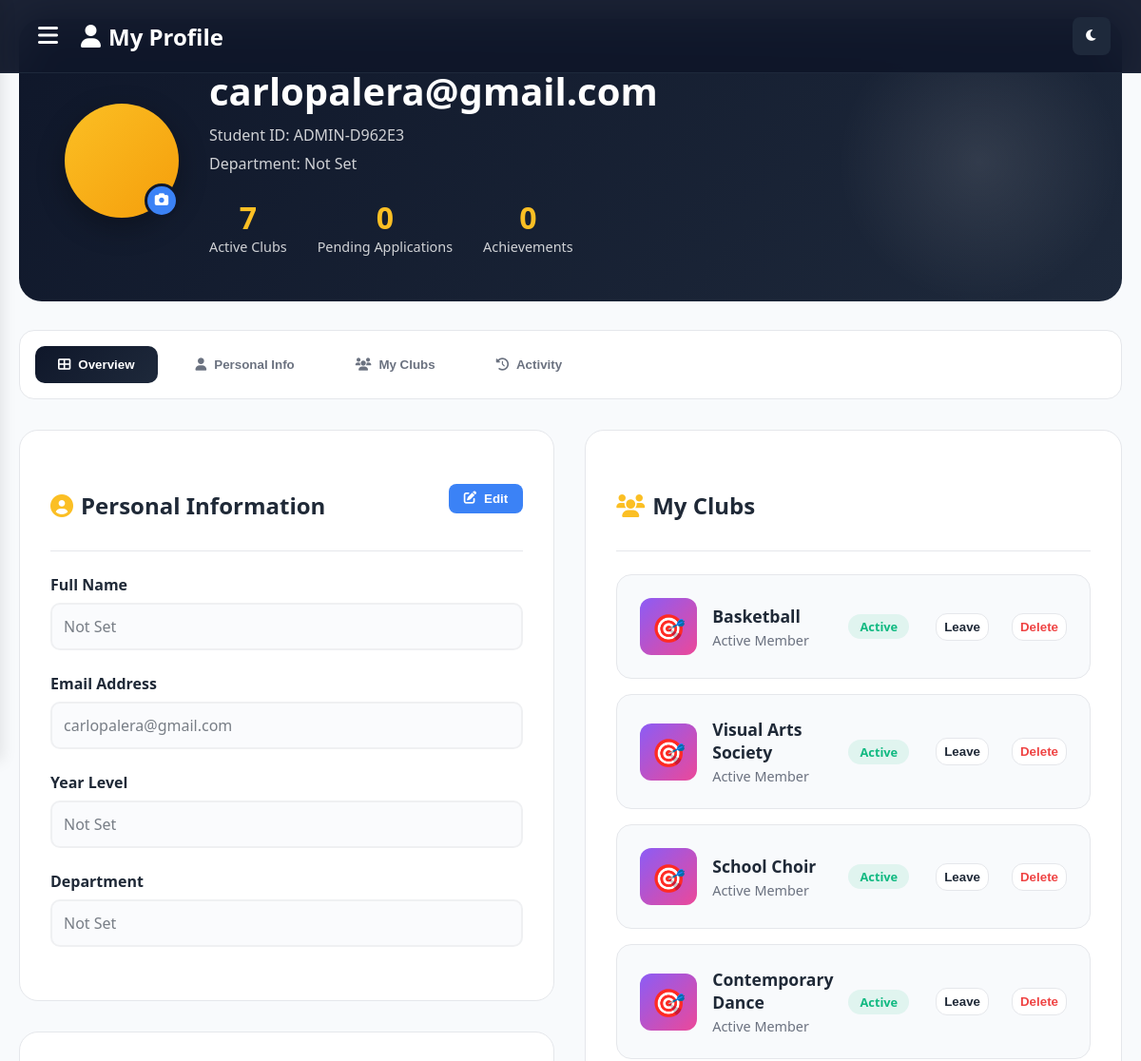
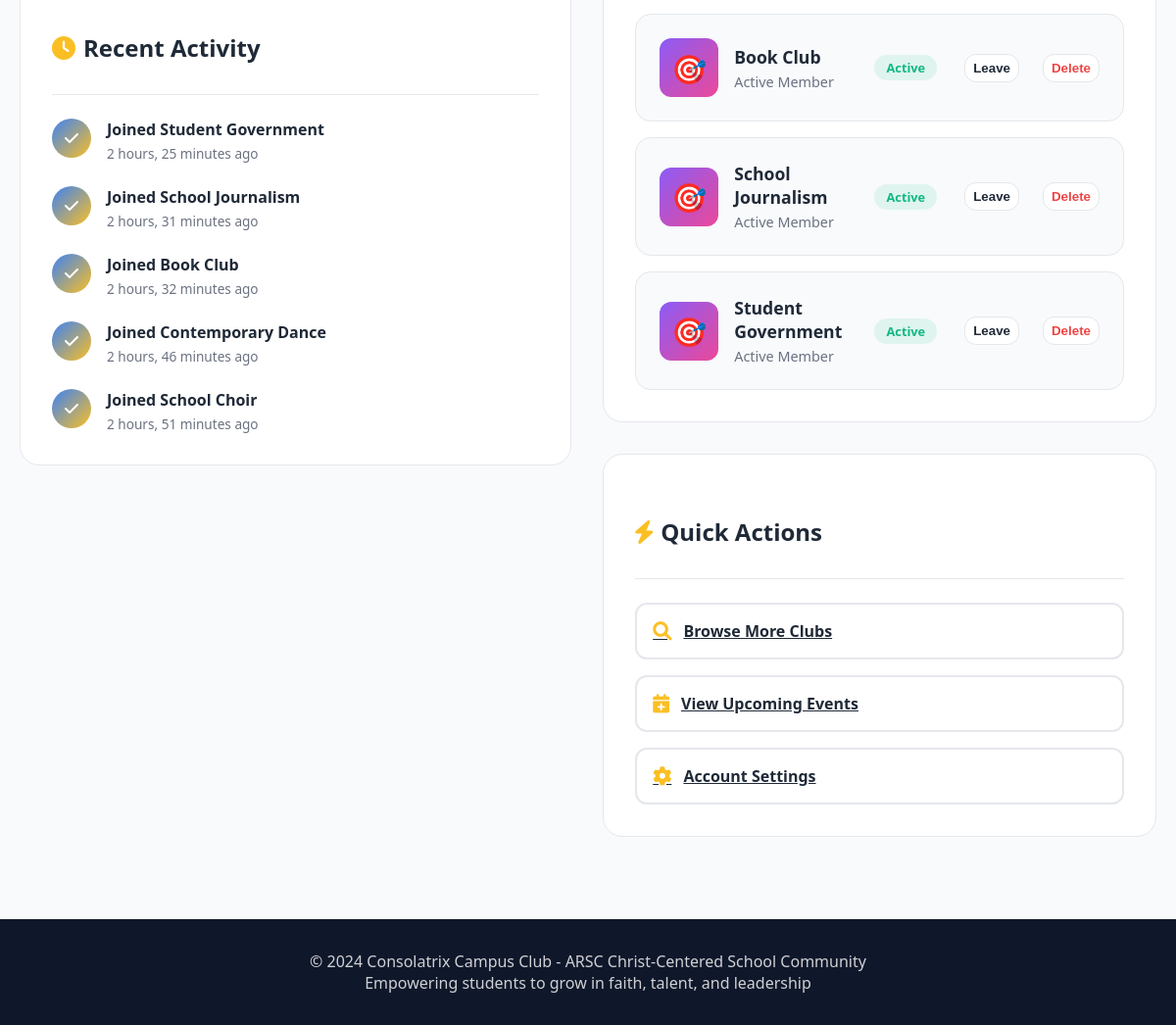
The page /profile/ (signed in) on the database its author committed (2 pictures, top to bottom).
### CCC/models.py (models this page shows, shortened)
class User(AbstractUser):
    groups = models.ManyToManyField(
        'auth.Group',
        verbose_name='groups',
        blank=True,
        related_name='ccc_users',
        related_query_name='ccc_user',
        help_text='The groups this user belongs to.'
    )
    department = models.CharField(
        max_length=100,
        blank=True,
        null=True,
        help_text="Student's department/college"
    )
    user_permissions = models.ManyToManyField(
        'auth.Permission',
        verbose_name='user permissions',
        blank=True,
        related_name='ccc_users_permissions',
        related_query_name='ccc_user_permission',
        help_text='Specific permissions for this user.'
    )
    email = models.EmailField(unique=True)
    username = models.CharField(max_length=150, blank=True)
    student_id = models.CharField(max_length=20, unique=True)  # Changed from 10 to 20
    year_level = models.IntegerField(null=True)
    phone = models.CharField(max_length=15, blank=True, default='')
    bio = models.TextField(blank=True)
    interests = models.JSONField(default=list)
    newsletter = models.BooleanField(default=False)
    objects = CustomUserManager()
    USERNAME_FIELD = 'email'
    REQUIRED_FIELDS = ['username']

class ClubApplication(models.Model):
    STATUS_PENDING = 'PENDING'
    STATUS_APPROVED = 'APPROVED'
    STATUS_REJECTED = 'REJECTED'
    STATUS_CHOICES = [
        (STATUS_PENDING, 'Pending'),
        (STATUS_APPROVED, 'Approved'),
        (STATUS_REJECTED, 'Rejected'),
    ]
    user = models.ForeignKey(
        settings.AUTH_USER_MODEL,
        on_delete=models.CASCADE,
        related_name='club_applications'
    )
    club = models.ForeignKey(Club, on_delete=models.CASCADE, related_name='applications')
    message = models.TextField(blank=True)
    status = models.CharField(
        max_length=20,
        choices=STATUS_CHOICES,
        default=STATUS_PENDING
    )
    created_at = models.DateTimeField(auto_now_add=True)
    reviewed_at = models.DateTimeField(null=True, blank=True)
    reviewer = models.ForeignKey(
        settings.AUTH_USER_MODEL,
        null=True,
        blank=True,
        on_delete=models.SET_NULL,
        related_name='reviewed_applications'
    )
    class Meta:
        unique_together = ('user', 'club')
        ordering = ['-created_at']

class Club(models.Model):
    name = models.CharField(max_length=150, unique=True)
    slug = models.SlugField(max_length=160, unique=True)
    description = models.TextField(blank=True)
    members = models.ManyToManyField(
        settings.AUTH_USER_MODEL,
        related_name='clubs',
        blank=True,
        help_text='Users who are accepted members of this club'
    )
    created_at = models.DateTimeField(auto_now_add=True)
    def member_count(self):
        return self.members.count()
    member_count.short_description = 'Members'

### CCC/views.py (the view)
# urls.py: path('profile/', views.profile, name='profile'),
@login_required
def profile(request):
    user = request.user
    active_clubs = user.clubs.all()  # uses ManyToMany related_name='clubs'
    all_apps = ClubApplication.objects.filter(user=user).select_related('club').order_by('-created_at')
    context = {
        'user': user,
        'active_clubs': active_clubs,
        'pending_applications': all_apps.filter(status=ClubApplication.STATUS_PENDING),
        'approved_applications': all_apps.filter(status=ClubApplication.STATUS_APPROVED),
        'rejected_applications': all_apps.filter(status=ClubApplication.STATUS_REJECTED),
    }
    return render(request, 'profile.html', context)

### CCC/templates/profile.html (shortened to what this page needs)
{% load static %}
<!DOCTYPE html>
<html lang="en">
<head>
    <link href="https://cdnjs.cloudflare.com/ajax/libs/font-awesome/6.0.0/css/all.min.css" rel="stylesheet">
</head>
<body>
    <nav class="navbar">
        <div class="nav-container">
            <div class="nav-left">
                <button class="menu-toggle" onclick="openSidebar()">
                    <i class="fas fa-bars"></i>
                </button>
                <a href="{% url 'profile' %}" class="logo">
                    <i class="fas fa-user"></i>
                    My Profile
                </a>
            </div>
            <div class="nav-right">
                <button class="theme-toggle" onclick="toggleTheme()">
                    <i class="fas fa-moon" id="theme-icon"></i>
                </button>
            </div>
        </div>
    </nav>
    <div class="profile-container">
        <div class="profile-header">
            <div class="profile-header-content">
                <div class="profile-avatar">
                    <div class="avatar-upload">
                        <i class="fas fa-camera"></i>
                    </div>
                </div>
                <div class="profile-info">
                    <h1>{{ user.get_full_name|default:user.email }}</h1>
                    <div class="student-id">Student ID: {{ user.student_id|default:"N/A" }}</div>
                    <div class="student-department">Department: {{ user.department|default:"Not Set" }}</div>
                    <div class="profile-stats">
                        <div class="stat-item">
                            <div class="stat-number">{{ active_clubs.count }}</div>
                            <div class="stat-label">Active Clubs</div>
                        </div>
                        <div class="stat-item">
                            <div class="stat-number">{{ pending_applications.count }}</div>
                            <div class="stat-label">Pending Applications</div>
                        </div>
                        <div class="stat-item">
                            <div class="stat-number">0</div>
                            <div class="stat-label">Achievements</div>
                        </div>
                    </div>
                </div>
            </div>
        </div>
        <div class="profile-tabs">
            <button class="tab-btn active" onclick="switchTab('overview')">
                <i class="fas fa-th-large"></i>
                Overview
            </button>
            <button class="tab-btn" onclick="switchTab('personal')">
                <i class="fas fa-user"></i>
                Personal Info
            </button>
            <button class="tab-btn" onclick="switchTab('clubs')">
                <i class="fas fa-users"></i>
                My Clubs
            </button>
            <button class="tab-btn" onclick="switchTab('activity')">
                <i class="fas fa-history"></i>
                Activity
            </button>
        </div>
        <div class="tab-content active" id="overview-tab">
            <div class="profile-grid">
                <div>
                    <div class="profile-card">
                        <div class="card-header">
                            <h3 class="card-title">
                                <i class="fas fa-user-circle"></i>
                                Personal Information
                            </h3>
                            <button class="edit-btn" onclick="switchTab('personal')">
                                <i class="fas fa-edit"></i>
                                Edit
                            </button>
                        </div>
                        <div class="form-group">
                            <label>Full Name</label>
                            <input type="text" value="{{ user.get_full_name|default:'Not Set' }}" disabled>
                        </div>
                        <div class="form-group">
                            <label>Email Address</label>
                            <input type="email" value="{{ user.email }}" disabled>
                        </div>
                        <div class="form-group">
                            <label>Year Level</label>
                            <input type="text" value="{% if user.year_level %}{{ user.year_level }}{% if user.year_level == '1' or user.year_level == 1 %}st{% elif user.year_level == '2' or user.year_level == 2 %}nd{% elif user.year_level == '3' or user.year_level == 3 %}rd{% else %}th{% endif %} Year{% else %}Not Set{% endif %}" disabled>
                        </div>
                        <div class="form-group">
                            <label>Department</label>
                            <input type="text" value="{{ user.department|default:'Not Set' }}" disabled>
                        </div>
                    </div>
                    <div class="profile-card" style="margin-top: 2rem;">
                        <div class="card-header">
                            <h3 class="card-title">
                                <i class="fas fa-clock"></i>
                                Recent Activity
                            </h3>
                        </div>
                        <div class="activity-timeline">
                            {% if approved_applications %}
                                {% for app in approved_applications|slice:":5" %}
                                <div class="activity-item">
                                    <div class="activity-icon">
                                        <i class="fas fa-check"></i>
                                    </div>
                                    <div class="activity-content">
                                        <div class="activity-title">Joined {{ app.club.name }}</div>
                                        <div class="activity-time">{{ app.reviewed_at|timesince }} ago</div>
                                    </div>
                                </div>
                                {% endfor %}
                            {% else %}
                                <p class="no-data">No recent activity</p>
                            {% endif %}
                        </div>
                    </div>
                </div>
                <div>
                    <div class="profile-card">
                        <div class="card-header">
                            <h3 class="card-title">
                                <i class="fas fa-users"></i>
                                My Clubs
                            </h3>
                        </div>
                        <div class="clubs-list">
                            {% if active_clubs %}
                                {% for club in active_clubs %}
                                <div class="club-item">
                                    <div class="club-icon arts">🎯</div>
                                    <div class="club-details">
                                        <div class="club-name">{{ club.name }}</div>
                                        <div class="club-role">Active Member</div>
                                    </div>
                                    <span class="club-status active">Active</span>
                                    <form class="leave-club-form" data-club-id="{{ club.id }}" style="margin-left:12px;">
                                        <button type="button" class="action-btn leave-btn" title="Leave club" style="background:#fff;border:1px solid var(--border-color);padding:6px 8px;">
                                            Leave
                                        </button>
                                    </form>
                                    {% if user.is_staff %}
                                    <form class="delete-club-form" data-club-id="{{ club.id }}" style="margin-left:8px;">
                                        <button type="button" class="action-btn delete-btn" title="Delete club" style="background:#fff;border:1px solid var(--border-color);padding:6px 8px;color:var(--accent-red);">
                                            Delete
                                        </button>
                                    </form>
                                    {% endif %}
                                </div>
                                {% endfor %}
                            {% else %}
                                <p class="no-data">You haven't joined any clubs yet. <a href="{% url 'clubs' %}">Browse clubs</a> to get started!</p>
                            {% endif %}
                        </div>
                    </div>
                    <div class="profile-card" style="margin-top: 2rem;">
                        <div class="card-header">
                            <h3 class="card-title">
                                <i class="fas fa-bolt"></i>
                                Quick Actions
                            </h3>
                        </div>
                        <div class="quick-actions">
                            <a href="{% url 'clubs' %}" class="action-btn">
                                <i class="fas fa-search"></i>
                                Browse More Clubs
                            </a>
                            <a href="{% url 'events' %}" class="action-btn">
                                <i class="fas fa-calendar-plus"></i>
                                View Upcoming Events
                            </a>
                            <a href="{% url 'settings' %}" class="action-btn">
                                <i class="fas fa-cog"></i>
                                Account Settings
                            </a>
                        </div>
                    </div>
                </div>
            </div>
        </div>
    </div>
    <footer class="footer">
        <p>&copy; 2024 Consolatrix Campus Club - ARSC Christ-Centered School Community</p>
        <p>Empowering students to grow in faith, talent, and leadership</p>
    </footer>
</body>
</html>

### rows shown on the page
User: get_full_name "carlopalera@gmail.com", student_id "ADMIN-D962E3", department "Not Set", get_full_name "Not Set", email "carlopalera@gmail.com", year_level "Not Set"
ClubApplication: club.name "Student Government", reviewed_at "2 hours, 25 minutes"
ClubApplication: club.name "School Journalism", reviewed_at "2 hours, 31 minutes"
ClubApplication: club.name "Book Club", reviewed_at "2 hours, 32 minutes"
ClubApplication: club.name "Contemporary Dance", reviewed_at "2 hours, 46 minutes"
ClubApplication: club.name "School Choir", reviewed_at "2 hours, 51 minutes"
Club: name "Basketball"
Club: name "Visual Arts Society"
Club: name "School Choir"
Club: name "Contemporary Dance"
Club: name "Book Club"
Club: name "School Journalism"
Club: name "Student Government"

### other values the page prints
{{ active_clubs.count }} "7"
{{ pending_applications.count }} "0"
